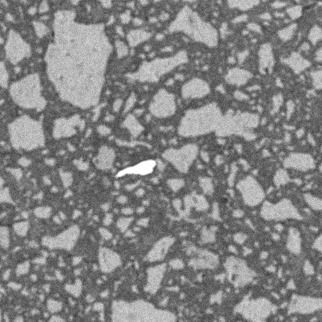
#> input picture registration/similarity-measure/spatial-correlation-statistics/bse_mini.bmp, 322 x 322 px
$ jupyter execute --allow-errors mi_spatial.ipynb
#> lines starting #> are read from the running program, lines starting #| are printed output that depends on the picture; long printed decimals are rounded
[cell 1]
import numpy as np
import cv2

# 这个值越大越好
def spatial_correlation(img1, img2, threshold, bound):
    img1_threshold = threshold[0]
    img2_threshold = threshold[1]

    shape = img1.shape

    img1_cp = np.array(img1).astype(float)
    img2_cp = np.array(img2).astype(float)

    # 两张图片分别填充bound之外的值，从而容易筛选出我们想要的元素的个数
    img1_cp[img1 < img1_threshold] = 0
    img2_cp[img2 < img2_threshold] = 255

    lower_bound = bound[0]
    upper_bound = bound[1]

    diff_imgs = np.abs(img1_cp - img2_cp)
    count = np.sum((diff_imgs >= lower_bound) & (diff_imgs <= upper_bound))
    return count/(shape[0] * shape[1])


def normalized_cross_correlation(image1, image2):
    """计算两幅图像的归一化互相关(NCC)。"""
    if image1.shape != image2.shape:
        raise ValueError("图像必须有相同的尺寸。")

    mean1 = np.mean(image1)
    mean2 = np.mean(image2)

    std1 = np.std(image1)
    std2 = np.std(image2)

    ncc = np.sum((image1 - mean1) * (image2 - mean2)) / (std1 * std2 * np.size(image1))
    return ncc

import numpy as np

def calculate_entropy(hist):
    """根据直方图计算熵"""
    p = hist / hist.sum()
    p = p[p > 0] # 移除概率为0的项
    return -np.sum(p * np.log2(p))

def mutual_information(hgram):
    """根据联合直方图计算互信息"""
    pxy = hgram / float(np.sum(hgram))
    px = np.sum(pxy, axis=1) # 对 y 求和
    py = np.sum(pxy, axis=0) # 对 x 求和
    px_py = px[:, None] * py[None, :]
    nzs = pxy > 0
    return np.sum(pxy[nzs] * np.log2(pxy[nzs] / px_py[nzs]))

def mutual_information_2(image1, image2, bins=256):
    # Calculate the histogram of the images, 这个hist_2d对应的z值是(intensity_1(image1的), intensity_2(image2的))对应出现的频率
    hist_2d, _, _ = np.histogram2d(image1.ravel(), image2.ravel(), bins=bins)

    # Calculate the joint probability distribution
    pxy = hist_2d / float(np.sum(hist_2d))
    px = np.sum(pxy, axis=1) # Marginal for x over y
    py = np.sum(pxy, axis=0) # Marginal for y over x

    # Calculate the mutual information
    px_py = px[:, None] * py[None, :]
    nzs = pxy > 0 # Non-zero joint probabilities
    mi = np.sum(pxy[nzs] * np.log(pxy[nzs] / px_py[nzs]))

    return mi

def normalized_mutual_information(image1, image2, bins=256):
    """计算两幅图像的归一化互信息"""
    hist_2d, _, _ = np.histogram2d(image1.ravel(), image2.ravel(), bins=bins)

    # 计算互信息
    mi = mutual_information(hist_2d)

    # 计算图像的熵
    h1, _ = np.histogram(image1, bins=bins)
    h2, _ = np.histogram(image2, bins=bins)
    h1_entropy = calculate_entropy(h1)
    h2_entropy = calculate_entropy(h2)

    # 计算归一化互信息
    nmi = 2 * mi / (h1_entropy + h2_entropy)
    return nmi

[cell 2]
# MI结合空间信息

import numpy as np
import cv2
import matplotlib.pyplot as plt

fixed_bse_img = cv2.imread("spatial-correlation-statistics/bse_mini.bmp", cv2.IMREAD_GRAYSCALE)
#> fixed_bse_img is the input picture: shape (322, 322); min 57, max 255, mean 132.1
moving_ct_reg = cv2.imread("spatial-correlation-statistics/ct_mini.bmp", cv2.IMREAD_GRAYSCALE)
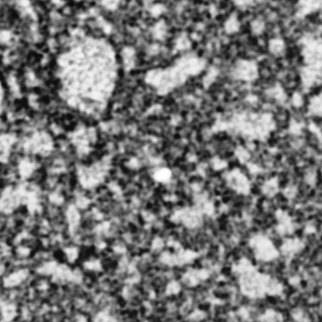
#> input picture registration/similarity-measure/spatial-correlation-statistics/ct_mini.bmp, 322 x 322 px
#> moving_ct_reg is the input picture: shape (322, 322); min 11, max 255, mean 119.3
max_mi_ct_img = cv2.imread("spatial-correlation-statistics/max_mi.bmp", cv2.IMREAD_GRAYSCALE)
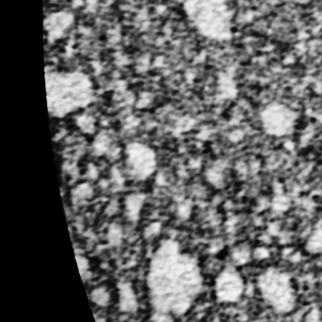
#> input picture registration/similarity-measure/spatial-correlation-statistics/max_mi.bmp, 322 x 322 px
#> max_mi_ct_img is the input picture: shape (322, 322); min 0, max 244, mean 97
not_reg_ct_img = cv2.imread("spatial-correlation-statistics/not_reg_result.bmp", cv2.IMREAD_GRAYSCALE)
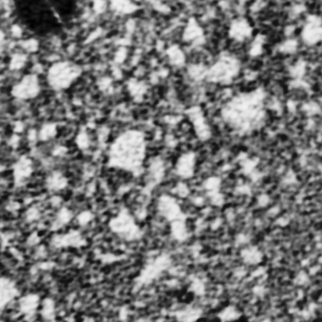
#> input picture registration/similarity-measure/spatial-correlation-statistics/not_reg_result.bmp, 322 x 322 px
#> not_reg_ct_img is the input picture: shape (322, 322); min 0, max 241, mean 118.9


# HACK 8位无符号整数溢出了
diff_bse_reg_ct = np.abs(fixed_bse_img.astype(float) - moving_ct_reg.astype(float))
diff_bse_max_mi_ct = np.abs(fixed_bse_img.astype(float) - max_mi_ct_img.astype(float))
diff_bse_not_reg_ct = np.abs(fixed_bse_img.astype(float) - not_reg_ct_img.astype(float))
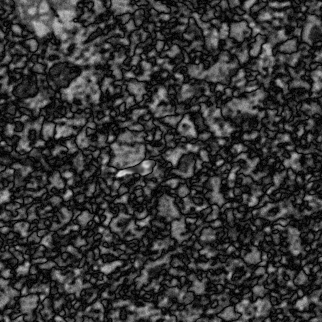
#> diff_bse_not_reg_ct: shape (322, 322) float64; min 0, max 221, mean 53.1

ncc_bse_reg = normalized_cross_correlation(fixed_bse_img, moving_ct_reg)
#> in normalized_cross_correlation, `mean1 = np.mean(image1)`: mean1 = 132.1
#> in normalized_cross_correlation, `mean2 = np.mean(image2)`: mean2 = 119.3
#> in normalized_cross_correlation, `std1 = np.std(image1)`: std1 = 36.57
#> in normalized_cross_correlation, `std2 = np.std(image2)`: std2 = 56.61
#> in normalized_cross_correlation, `ncc = np.sum((image1 - mean1) * (image2 - mean2)) / (std1 * std2 * np...`: ncc = 0.0272
#> ncc_bse_reg = 0.0272
ncc_bse_max_mi = normalized_cross_correlation(fixed_bse_img, max_mi_ct_img)
#> ncc_bse_max_mi = 0.0302
ncc_bse_not_reg = normalized_cross_correlation(fixed_bse_img, not_reg_ct_img)
#> ncc_bse_not_reg = 0.06

nmi_bse_reg = normalized_mutual_information(fixed_bse_img, moving_ct_reg)
#> in mutual_information, `px = np.sum(pxy, axis=1)`: px = 256 values, max 0.0499 at index 58, min 0 at index 1, mean 0.00391
#> in mutual_information, `py = np.sum(pxy, axis=0)`: py = 256 values, max 0.00819 at index 75, min 0 at index 21, mean 0.00391
#> in mutual_information, `nzs = pxy > 0`:
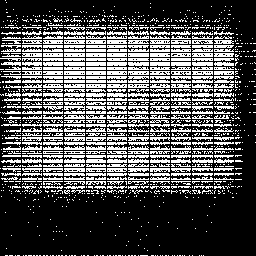
#> nzs: shape (256, 256) bool; 32.9% white in thin lines or dots
#> in normalized_mutual_information, `mi = mutual_information(hist_2d)`: mi = 0.289
#> in normalized_mutual_information, `h1, _ = np.histogram(image1, bins=bins)`: h1 = 256 values, max 5173 at index 58, min 0 at index 1, mean 405
#> in normalized_mutual_information, `h2, _ = np.histogram(image2, bins=bins)`: h2 = 256 values, max 849 at index 75, min 0 at index 21, mean 405
#> in calculate_entropy, `p = hist / hist.sum()`: p has the same summary as px in mutual_information
#> in calculate_entropy, `p = p[p > 0]`: p = 174 values, max 0.0499 at index 43, min 9.64e-06 at index 0, mean 0.00575
#> in normalized_mutual_information, `h1_entropy = calculate_entropy(h1)`: h1_entropy = 6.28
#> in normalized_mutual_information, `h2_entropy = calculate_entropy(h2)`: h2_entropy = 7.72
#> in normalized_mutual_information, `nmi = 2 * mi / (h1_entropy + h2_entropy)`: nmi = 0.0412
#> nmi_bse_reg = 0.0412
nmi_bse_max_mi = normalized_mutual_information(fixed_bse_img, max_mi_ct_img)
#> in mutual_information (call 2), `nzs = pxy > 0`: nzs: shape (256, 256) bool; 32.8% white in thin lines or dots
#> nmi_bse_max_mi = 0.0563
nmi_bse_not_reg = normalized_mutual_information(fixed_bse_img, not_reg_ct_img)
#> call 3 of normalized_mutual_information, with bins = 256
#> in normalized_mutual_information (call 3), `hist_2d, _, _ = np.histogram2d(image1.ravel(), image2.ravel(), bins=bi..`:
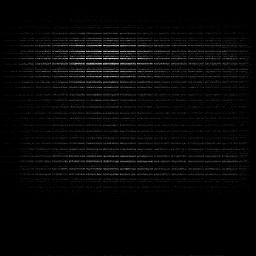
#> hist_2d: shape (256, 256) float64; min 0, max 59, mean 1.6; drawn with min black and max white
#> in mutual_information (call 3), `py = np.sum(pxy, axis=0)`: py = 256 values, max 0.00803 at index 97, min 0 at index 17, mean 0.00391
#> in mutual_information (call 3), `nzs = pxy > 0`:
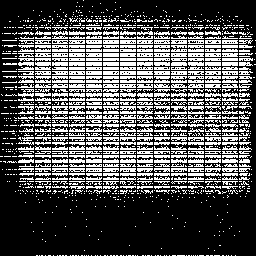
#> nzs: shape (256, 256) bool; 33.3% white in thin lines or dots
#> in normalized_mutual_information (call 3), `mi = mutual_information(hist_2d)`: mi = 0.268
#> in normalized_mutual_information (call 3), `h2, _ = np.histogram(image2, bins=bins)`: h2 = 256 values, max 833 at index 97, min 0 at index 17, mean 405
#> in normalized_mutual_information (call 3), `h2_entropy = calculate_entropy(h2)`: h2_entropy = 7.72
#> in normalized_mutual_information (call 3), `nmi = 2 * mi / (h1_entropy + h2_entropy)`: nmi = 0.0383
#> nmi_bse_not_reg = 0.0383

mi_bse_reg = mutual_information_2(fixed_bse_img, moving_ct_reg)
#> in mutual_information_2, `py = np.sum(pxy, axis=0)`: py = 256 values, max 0.00819 at index 75, min 0 at index 21, mean 0.00391
#> in mutual_information_2, `mi = np.sum(pxy[nzs] * np.log(pxy[nzs] / px_py[nzs]))`: mi = 0.2
#> mi_bse_reg = 0.2
mi_bse_max_mi = mutual_information_2(fixed_bse_img, max_mi_ct_img)
#> mi_bse_max_mi = 0.26
mi_bse_not_reg = mutual_information_2(fixed_bse_img, not_reg_ct_img)
#> mi_bse_not_reg = 0.186


# HACK NCC没作用
print(f"ncc_bse_reg: {ncc_bse_reg}")
#| ncc_bse_reg: 0.02717
print(f"ncc_bse_not_reg: {ncc_bse_not_reg}")
#| ncc_bse_not_reg: 0.06005
print(f"ncc_bse_max_mi: {ncc_bse_max_mi}")
#| ncc_bse_max_mi: 0.03018
print(diff_bse_reg_ct.sum())
#| 5725124.0
print(diff_bse_not_reg_ct.sum())
#| 5506445.0
print(diff_bse_max_mi_ct.sum())
#| 7235721.0
print(f"nmi_bse_reg: {nmi_bse_reg}")
#| nmi_bse_reg: 0.04125
print(f"nmi_bse_max_mi: {nmi_bse_max_mi}")
#| nmi_bse_max_mi: 0.05625
print(f"nmi_bse_not_reg: {nmi_bse_not_reg}")
#| nmi_bse_not_reg: 0.03827
print(f"mi_bse_reg: {mi_bse_reg}")
#| mi_bse_reg: 0.2001
print(f"mi_bse_max_mi: {mi_bse_max_mi}")
#| mi_bse_max_mi: 0.2602
print(f"mi_bse_not_reg: {mi_bse_not_reg}")
#| mi_bse_not_reg: 0.1856

threshold = [128, 180]
bound = [0, 50]
print(f"correlation between bse and reg_result: {spatial_correlation(fixed_bse_img, moving_ct_reg, threshold, bound)}")
#> in spatial_correlation, `img1_cp[img1 < img1_threshold] = 0`:
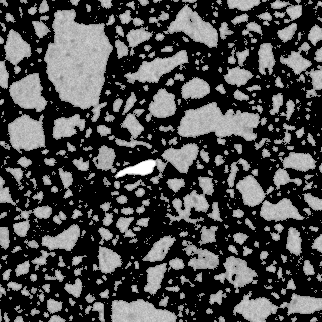
#> img1_cp: shape (322, 322) float64; min 0, max 255, mean 74
#> in spatial_correlation, `count = np.sum((diff_imgs >= lower_bound) & (diff_imgs <= upper_bound))`: count = 7246
#| correlation between bse and reg_result: 0.06989
print(f"correlation between bse and max_mi: {spatial_correlation(fixed_bse_img, max_mi_ct_img, threshold, bound)}")
#> in spatial_correlation (call 2), `diff_imgs = np.abs(img1_cp - img2_cp)`:
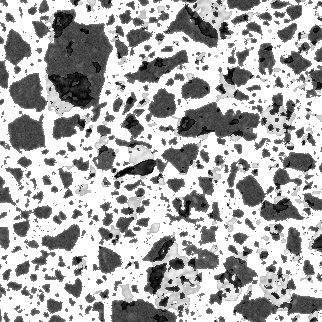
#> diff_imgs: shape (322, 322) float64; min 0, max 255, mean 173.8
#> in spatial_correlation (call 2), `count = np.sum((diff_imgs >= lower_bound) & (diff_imgs <= upper_bound))`: count = 5211
#| correlation between bse and max_mi: 0.05026
print(f"correlation between bse and nor_reg: {spatial_correlation(fixed_bse_img, not_reg_ct_img, threshold, bound)}")
#> in spatial_correlation (call 3), `diff_imgs = np.abs(img1_cp - img2_cp)`:
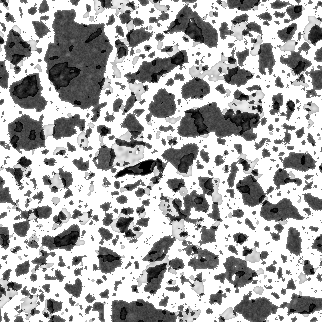
#> diff_imgs: shape (322, 322) float64; min 0, max 255, mean 172.4
#> in spatial_correlation (call 3), `count = np.sum((diff_imgs >= lower_bound) & (diff_imgs <= upper_bound))`: count = 6876
#| correlation between bse and nor_reg: 0.06632


plt.figure(figsize=(12, 12))
plt.subplot(3, 3, 1), plt.imshow(diff_bse_reg_ct, cmap='gray'), plt.title('diff_bse_reg_ct')
plt.subplot(3, 3, 2), plt.imshow(diff_bse_max_mi_ct, cmap='gray'), plt.title('diff_bse_max_mi_ct')
plt.subplot(3, 3, 3), plt.imshow(diff_bse_not_reg_ct, cmap='gray'), plt.title('diff_bse_not_reg_ct')
plt.subplot(3, 3, 4), plt.imshow(moving_ct_reg, cmap='gray'), plt.title('moving_ct_reg')
plt.subplot(3, 3, 6), plt.imshow(not_reg_ct_img, cmap='gray'), plt.title('not_reg_ct_img')
plt.subplot(3, 3, 5), plt.imshow(max_mi_ct_img, cmap='gray'), plt.title('max_mi_ct_img')
